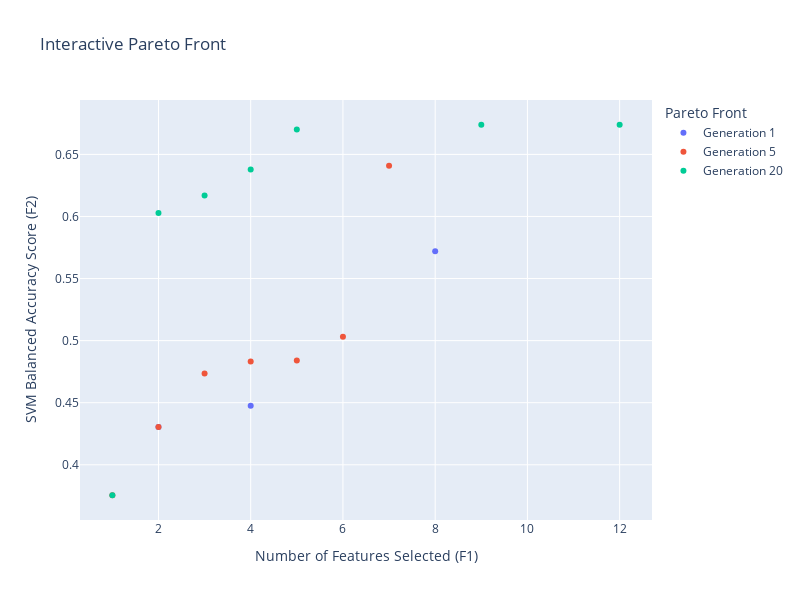

This figure's notebook cell:
### Code cell
def convert_indices_to_gene_list(boolean_vector, dataset):
    """
    Take a boolean array and converts it a list of genes from the column ids of
    the given dataset
    """
    indices = np.where(boolean_vector)[0]

    gene_list = []

    for index in indices:
        gene = convert_index_to_gene(index, dataset)
        gene_list.append(gene)

    return gene_list


def convert_index_to_gene(index, dataset):#
    """
    Converts a single index from a column id to its ensembl id and returns the gene name"
    """
    ensembl_id = dataset.columns[index]

    gene = id_convert_df.loc[id_convert_df["converted_alias"] == ensembl_id, "initial_alias"].values[0]

    return gene


def create_interactive_pareto(pareto_fronts, n_generations = n_generations):
    # Defines indices of the generations I'd like to plot
    first_gen = 0
    middle_gen = int(np.ceil(n_generations / 6))
    final_gen = n_generations - 1

    # Extract first_gen points
    first_gen_x = []
    first_gen_y = []
    first_gen_solutions = []
    for i in range(len(pareto_fronts[first_gen].F)):
        first_gen_x.append(pareto_fronts[first_gen].F[i][0])
        first_gen_y.append(pareto_fronts[first_gen].F[i][1] * (-1))
        first_gen_solutions.append(convert_indices_to_gene_list(pareto_fronts[first_gen].X[i], 
                                                                 counts_data))

    # Extract middle_gen points
    middle_gen_x = []
    middle_gen_y = []
    middle_gen_solutions = []
    for i in range(len(pareto_fronts[middle_gen].F)):
        middle_gen_x.append(pareto_fronts[middle_gen].F[i][0])
        middle_gen_y.append(pareto_fronts[middle_gen].F[i][1] * (-1))
        middle_gen_solutions.append(convert_indices_to_gene_list(pareto_fronts[middle_gen].X[i], 
                                                                 counts_data))

    # Extract final_gen points
    final_gen_x = []
    final_gen_y = []
    final_gen_solutions = []
    for i in range(len(pareto_fronts[final_gen].F)):
        final_gen_x.append(pareto_fronts[final_gen].F[i][0])
        final_gen_y.append(pareto_fronts[final_gen].F[i][1] * (-1))
        final_gen_solutions.append(convert_indices_to_gene_list(pareto_fronts[final_gen].X[i], 
                                                                 counts_data))

    # Build the pandas data frame for the interactive plot
    x = first_gen_x + middle_gen_x + final_gen_x
    y = first_gen_y + middle_gen_y + final_gen_y
    front_a = [f"Generation {first_gen + 1}"] * len(first_gen_x)
    front_b = [f"Generation {middle_gen + 1}"] * len(middle_gen_x)
    front_c = [f"Generation {final_gen + 1}"] * len(final_gen_x)
    front = front_a + front_b + front_c
    solutions = first_gen_solutions + middle_gen_solutions + final_gen_solutions
    
    df = pd.DataFrame({
        "Number of Features Selected (F1)": x,
        "SVM Balanced Accuracy Score (F2)": y,
        "Pareto Front": front,
        "solutions": solutions
    })

    # Converts solution lists into a more readable format for the hover tooltip
    df["Genes"] = df["solutions"].apply(lambda x: "<br>".join(x))

    # Create plotly plot
    plt.style.use('seaborn-v0_8')
    fig = px.scatter(df, x = "Number of Features Selected (F1)", 
                     y = "SVM Balanced Accuracy Score (F2)", color = "Pareto Front",
                     title = "Interactive Pareto Front",
                     hover_data = {"Number of Features Selected (F1)": False, 
                                   "SVM Balanced Accuracy Score (F2)": False, 
                                   "Pareto Front": False, 
                                   "Genes": True})
    
    fig.update_layout(width = 800, height = 600)
    
    fig.show()


create_interactive_pareto(pareto_fronts, n_generations)

### Figure 1 — Plotly figure (JSON) as saved in the notebook; plotly's stock layout.template omitted (floating-point values rounded to 4 significant figures)
{"data": [{"customdata": [["Generation 1", "JAK1<br>STAT1<br>OSMR<br>IFNA14<br>CLCF1<br>IFNAR2<br>CRLF2<br>IL13RA2"], ["Generation 1", "JAK1<br>SOCS1"], ["Generation 1", "JAK1<br>IL19<br>IFNA6<br>SOCS1"]], "hovertemplate": "Genes=%{customdata[1]}<extra></extra>", "legendgroup": "Generation 1", "marker": {"color": "#636efa", "symbol": "circle"}, "mode": "markers", "name": "Generation 1", "orientation": "v", "showlegend": true, "type": "scatter", "x": [8, 2, 4], "xaxis": "x", "y": [0.5721, 0.4304, 0.4476], "yaxis": "y"}, {"customdata": [["Generation 5", "JAK1<br>SOCS1"], ["Generation 5", "JAK1"], ["Generation 5", "JAK1<br>IL19<br>SOCS1"], ["Generation 5", "JAK1<br>IFNK<br>IRF9<br>SOCS1"], ["Generation 5", "JAK1<br>STAT1<br>OSMR<br>CSF2<br>IFNA10<br>IFNA14<br>SOCS1"], ["Generation 5", "JAK1<br>IL20RA<br>IL6<br>JAK2<br>IFNA4"], ["Generation 5", "JAK1<br>IL15<br>PRL<br>JAK2<br>IL15RA<br>CTF1"]], "hovertemplate": "Genes=%{customdata[1]}<extra></extra>", "legendgroup": "Generation 5", "marker": {"color": "#EF553B", "symbol": "circle"}, "mode": "markers", "name": "Generation 5", "orientation": "v", "showlegend": true, "type": "scatter", "x": [2, 1, 3, 4, 7, 5, 6], "xaxis": "x", "y": [0.4304, 0.3755, 0.4735, 0.4832, 0.6408, 0.4839, 0.5031], "yaxis": "y"}, {"customdata": [["Generation 20", "JAK1"], ["Generation 20", "JAK1<br>STAT1"], ["Generation 20", "JAK1<br>STAT1<br>IFNA2"], ["Generation 20", "JAK1<br>IL6R<br>STAT1<br>SPRY4<br>IL6<br>JAK2<br>IL15RA<br>SOCS1<br>IL9R"], ["Generation 20", "JAK1<br>SOCS5<br>STAT1<br>IL20RB<br>PIK3R1<br>JAK2<br>IFNK<br>IL22<br>IRF9<br>SOCS1<br>IFNL3<br>IFNAR2"], ["Generation 20", "JAK1<br>STAT1<br>JAK2<br>IFNA6"], ["Generation 20", "JAK1<br>STAT1<br>JAK2<br>CNTFR<br>SOCS1"]], "hovertemplate": "Genes=%{customdata[1]}<extra></extra>", "legendgroup": "Generation 20", "marker": {"color": "#00cc96", "symbol": "circle"}, "mode": "markers", "name": "Generation 20", "orientation": "v", "showlegend": true, "type": "scatter", "x": [1, 2, 3, 9, 12, 4, 5], "xaxis": "x", "y": [0.3755, 0.6028, 0.6168, 0.6738, 0.6739, 0.6378, 0.67], "yaxis": "y"}], "layout": {"height": 600, "legend": {"title": {"text": "Pareto Front"}, "tracegroupgap": 0}, "title": {"text": "Interactive Pareto Front"}, "width": 800, "xaxis": {"anchor": "y", "domain": [0, 1], "title": {"text": "Number of Features Selected (F1)"}}, "yaxis": {"anchor": "x", "domain": [0, 1], "title": {"text": "SVM Balanced Accuracy Score (F2)"}}}}
